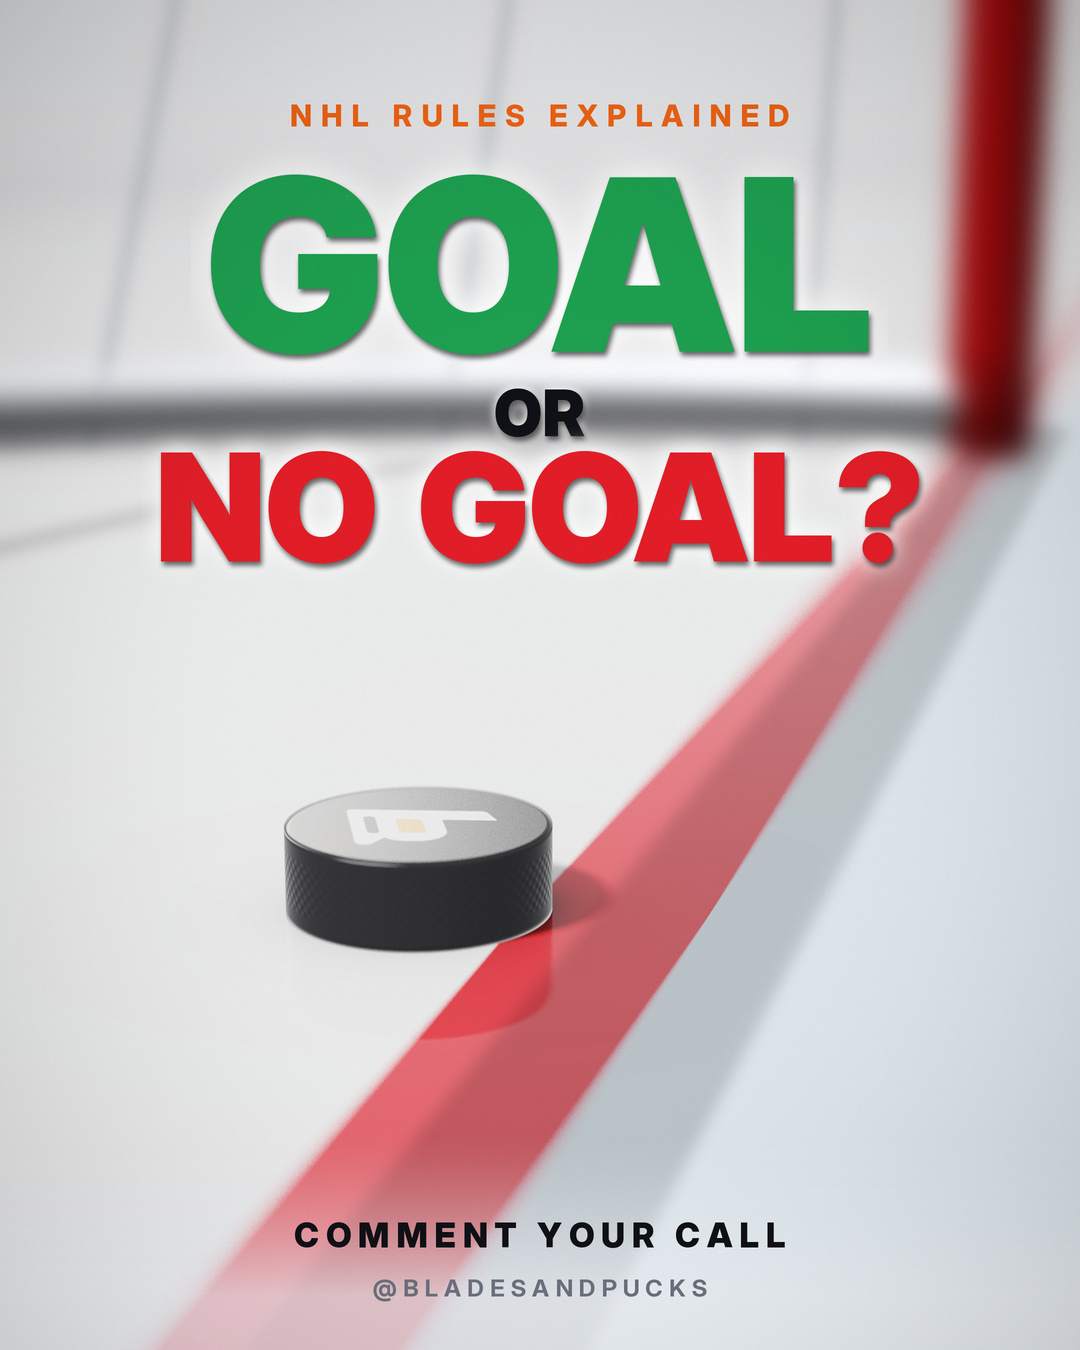

Write the Python code that produced this figure.
"""Instagram-Bild #1: GOAL OR NO GOAL? – 3D-Standbild im 4:5-Format (1080x1350), Kinolook mit Tiefenschärfe.

Puck liegt noch 0,3 Zoll auf der Torlinie (NHL-Regel 78.4: kein Tor, solange der Puck die Linie berührt).
Gerendert in doppelter Auflösung (Raytracer mit Linsenunschärfe für Eis + Puck, Torgestänge aus mesh3d mit
tiefenabhängiger Unschärfe), danach auf 1080x1350 verkleinert.
Aufruf: python3 ig01_goal_or_no_goal.py            -> ig01_goal_or_no_goal.jpg
        IGW=540 IGSPP=8 python3 ig01_goal_or_no_goal.py   (schnelle Vorschau)
"""
import math
import os

import cairocffi as cairo
import numpy as np
from PIL import Image, ImageFilter
from scipy.ndimage import gaussian_filter

import mesh3d as M3
import puck3d as P3
import reel15_puck as R15
import reel18_dangle as R18
import reel25_goalline as G

HERE = R15.HERE
W = int(os.environ.get("IGW", "2160"))
H = W * 5 // 4
S = W / 1080                                     # Layout in 1080er-Einheiten
SPP = int(os.environ.get("IGSPP", "96"))
OUT = os.environ.get("IGOUT", os.path.join(HERE, "ig01_goal_or_no_goal.jpg"))

CAM_POS = np.array([float(v) for v in os.environ.get("IGPOS", "1062,8.5,-32").split(",")])
CAM_TGT = np.array([float(v) for v in os.environ.get("IGTGT", "1070.2,1.6,-3").split(",")])
FOV = float(os.environ.get("IGFOV", "32"))
APERTURE = float(os.environ.get("IGAP", "0.45"))        # Linsenradius in Zoll
PUCK = np.array([G.HOOK_X, 0.5, G.PZ])
ROT = float(os.environ.get("IGROT", "2.0"))
INK, ORANGE = R15.INK, R15.ORANGE
RED, GREEN, HALO = G.RED, G.GREEN, G.HALO


def camera():
    r, u, f = P3.look_at(CAM_POS, CAM_TGT, np.array([0.0, 1.0, 0.0]))
    return P3.cam_row(CAM_POS, r, u, f, FOV), f


def depth(row, p):
    return float((np.asarray(p, float) - row[0:3]) @ row[9:12])


def coc_px(row, d, focus):
    """Radius des Unschärfekreises (Pixel) für Tiefe d bei Fokus auf `focus`."""
    px_per_in_focus = (H / 2) / (row[12] * focus)
    return APERTURE * abs(d - focus) / d * px_per_in_focus


def blur_layer(rgb, a, radius):
    if radius < 0.6:
        return rgb, a
    sig = float(radius) * 0.6
    return (gaussian_filter(rgb, (sig, sig, 0)).astype(np.float32),
            gaussian_filter(a, sig).astype(np.float32))


def net_layer(row, focus):
    s = cairo.ImageSurface(cairo.FORMAT_ARGB32, W, H)
    ctx = cairo.Context(s)
    ds = []
    for pl in G.NET:
        xy, z = P3.project(row, pl, W, H)
        if (z < 2).any():
            continue
        ds.append(z.mean())
        wdt = float(np.clip(0.42 * (H / 2) / (row[12] * z.mean()), 1.0, 6.0 * S))
        ctx.set_source_rgba(112 / 255, 120 / 255, 136 / 255, 0.55)
        ctx.set_line_width(wdt)
        ctx.set_line_cap(cairo.LINE_CAP_ROUND)
        ctx.move_to(*xy[0])
        for p in xy[1:]:
            ctx.line_to(*p)
        ctx.stroke()
    s.flush()
    a = np.frombuffer(s.get_data(), np.uint8).reshape(H, W, 4).astype(np.float32) / 255
    rgb, al = a[..., [2, 1, 0]], a[..., 3]
    return blur_layer(rgb, al, coc_px(row, float(np.median(ds)) if ds else focus, focus))


def word(txt, size, col):
    return R18.word_img(txt, int(size * S), col, HALO)


def line(txt, size, wght, col, track):
    return R15.line_img(txt, int(size * S), wght, col, track=track * S, cache=False)


def paste_c(L, im, cx, cy):
    L.alpha_composite(im, (int(round(cx - im.width / 2)), int(round(cy - im.height / 2))))


def main():
    row, f = camera()
    focus = depth(row, PUCK + np.array([0, 0.5, 0]))
    cams = row[None, :].copy()
    lens = np.array([[APERTURE, focus]])
    pk = np.array([[PUCK[0], PUCK[1], PUCK[2], ROT, 1.0, 0.0, 0.0]])
    base = np.zeros((H, W, 3), np.float32)
    puck = np.zeros((H, W, 3), np.float32)
    cov = np.zeros((H, W), np.float32)
    P3.render(W, H, SPP, 7, cams, lens, pk, R15.logo_tex(), base, puck, cov)
    base, puck = P3.tonemap(base), P3.tonemap(puck)

    fr = G.FRAME
    near, far = fr[0:2], fr[2:]
    occ = G.cyl_mesh(PUCK - np.array([0, 0.5, 0]), 1.5, 1.0, "occluder", group=1)
    f_rgb, f_a, shadow, _ = M3.render(far + [occ], row, W, H, CAM_POS, alpha_by_group=np.array([1.0, 0.0], np.float32),
                                      shadow_light=(0.02, 1.0, -0.03))
    n_rgb, n_a, n_sh, _ = M3.render(near, row, W, H, CAM_POS, shadow_light=(0.02, 1.0, -0.03))
    zc = 36.0 + G.PR
    d_far = depth(row, np.array([G.GOAL_X, 10.0, zc]))
    d_near = depth(row, np.array([G.GOAL_X, 10.0, -zc]))
    f_rgb, f_a = blur_layer(f_rgb, f_a, coc_px(row, d_far, focus))
    n_rgb, n_a = blur_layer(n_rgb, n_a, coc_px(row, d_near, focus))
    sh = np.clip(shadow + n_sh, 0, 1)
    sh = np.asarray(Image.fromarray((sh * 255).astype(np.uint8)).filter(ImageFilter.GaussianBlur(6 * S)),
                    np.float32) / 255

    img = base * (1 - 0.15 * sh[..., None])
    nt_rgb, nt_a = net_layer(row, focus)
    img = img * (1 - nt_a[..., None]) + nt_rgb
    img = img * (1 - f_a[..., None]) + f_rgb
    pa = cov[..., None]
    img = img * (1 - pa) + puck * pa
    img = img * (1 - n_a[..., None]) + n_rgb

    # weicher heller Verlauf hinter der unteren Zeile (Lesbarkeit über der Torlinie)
    yy = np.arange(H, dtype=np.float32)[:, None, None]
    fade = np.clip((yy - H * 0.84) / (H * 0.12), 0, 1) ** 1.4 * 0.72
    img = img * (1 - fade) + np.array([0.95, 0.96, 0.98], np.float32) * fade

    # Typo
    pil = Image.fromarray((np.clip(img, 0, 1) * 255).astype(np.uint8)).convert("RGBA")
    L = Image.new("RGBA", (W, H), (0, 0, 0, 0))
    paste_c(L, line("NHL RULES EXPLAINED", 30, 800, ORANGE, 9), W / 2, 118 * S)
    paste_c(L, word("GOAL", 240, GREEN), W / 2, 285 * S)
    paste_c(L, word("OR", 64, INK), W / 2, 418 * S)
    paste_c(L, word("NO GOAL?", 150, RED), W / 2, 520 * S)
    paste_c(L, line("COMMENT YOUR CALL", 34, 850, INK, 7), W / 2, 1238 * S)
    paste_c(L, line("@BLADESANDPUCKS", 24, 700, (110, 114, 126), 6), W / 2, 1290 * S)
    pil.alpha_composite(L)

    arr = np.asarray(pil.convert("RGB")).astype(np.float32) / 255
    yy, xx = np.mgrid[0:H, 0:W].astype(np.float32)
    v = np.clip(np.sqrt(((xx - W / 2) / W) ** 2 + ((yy - H * 0.55) / H) ** 2) * 2 - 0.55, 0, 1) ** 1.6
    arr = arr * (1 - 0.22 * v[..., None])
    arr += np.random.default_rng(1).normal(0, 0.006, arr.shape[:2])[..., None]
    out = Image.fromarray((np.clip(arr, 0, 1) * 255).astype(np.uint8))
    if W > 1080:
        out = out.resize((1080, 1350), Image.LANCZOS)
    out.save(OUT, quality=95, subsampling=0)
    print("gespeichert:", OUT, out.size)


if __name__ == "__main__":
    main()
